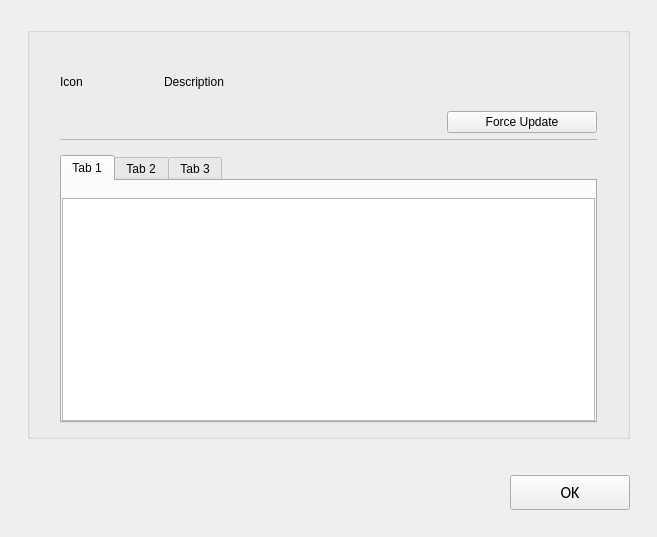
<?xml version="1.0" encoding="UTF-8"?>
<ui version="4.0">
 <class>C_SyvUpNodePropertiesDialog</class>
 <widget class="QWidget" name="C_SyvUpNodePropertiesDialog">
  <property name="geometry">
   <rect>
    <x>0</x>
    <y>0</y>
    <width>657</width>
    <height>537</height>
   </rect>
  </property>
  <property name="windowTitle">
   <string>Form</string>
  </property>
  <layout class="QVBoxLayout" name="verticalLayout" stretch="0,0,0,0">
   <property name="leftMargin">
    <number>27</number>
   </property>
   <property name="topMargin">
    <number>27</number>
   </property>
   <property name="rightMargin">
    <number>27</number>
   </property>
   <property name="bottomMargin">
    <number>0</number>
   </property>
   <item>
    <widget class="stw::opensyde_gui_elements::C_OgeGbx" name="pc_GroupBoxGeneral">
     <property name="title">
      <string/>
     </property>
     <layout class="QVBoxLayout" name="verticalLayout_4" stretch="0,0,0,0,1">
      <property name="spacing">
       <number>0</number>
      </property>
      <property name="leftMargin">
       <number>30</number>
      </property>
      <property name="rightMargin">
       <number>30</number>
      </property>
      <property name="bottomMargin">
       <number>13</number>
      </property>
      <item>
       <spacer name="verticalSpacer">
        <property name="orientation">
         <enum>Qt::Vertical</enum>
        </property>
        <property name="sizeType">
         <enum>QSizePolicy::Fixed</enum>
        </property>
        <property name="sizeHint" stdset="0">
         <size>
          <width>20</width>
          <height>8</height>
         </size>
        </property>
       </spacer>
      </item>
      <item>
       <layout class="QHBoxLayout" name="horizontalLayout_5" stretch="0,1,0">
        <property name="bottomMargin">
         <number>5</number>
        </property>
        <item>
         <layout class="QHBoxLayout" name="horizontalLayout">
          <property name="spacing">
           <number>40</number>
          </property>
          <property name="bottomMargin">
           <number>19</number>
          </property>
          <item>
           <widget class="QLabel" name="pc_LabelIcon">
            <property name="minimumSize">
             <size>
              <width>64</width>
              <height>64</height>
             </size>
            </property>
            <property name="text">
             <string>Icon</string>
            </property>
           </widget>
          </item>
          <item>
           <widget class="stw::opensyde_gui_elements::C_OgeLabGenericNoPaddingNoMargins" name="pc_LabelDescription">
            <property name="text">
             <string>Description</string>
            </property>
           </widget>
          </item>
         </layout>
        </item>
        <item>
         <spacer name="horizontalSpacer">
          <property name="orientation">
           <enum>Qt::Horizontal</enum>
          </property>
          <property name="sizeHint" stdset="0">
           <size>
            <width>40</width>
            <height>20</height>
           </size>
          </property>
         </spacer>
        </item>
        <item>
         <layout class="QVBoxLayout" name="verticalLayout_5">
          <item>
           <spacer name="verticalSpacer_2">
            <property name="orientation">
             <enum>Qt::Vertical</enum>
            </property>
            <property name="sizeHint" stdset="0">
             <size>
              <width>20</width>
              <height>5</height>
             </size>
            </property>
           </spacer>
          </item>
          <item>
           <widget class="stw::opensyde_gui_elements::C_OgePubToolTipBase" name="pc_PushButtonDiscard">
            <property name="styleRole" stdset="0">
             <string>configure</string>
            </property>
            <property name="minimumSize">
             <size>
              <width>150</width>
              <height>0</height>
             </size>
            </property>
            <property name="text">
             <string>Force Update</string>
            </property>
           </widget>
          </item>
         </layout>
        </item>
       </layout>
      </item>
      <item>
       <layout class="QHBoxLayout" name="horizontalLayout_6" stretch="0">
        <property name="spacing">
         <number>0</number>
        </property>
        <property name="topMargin">
         <number>1</number>
        </property>
        <property name="rightMargin">
         <number>0</number>
        </property>
        <property name="bottomMargin">
         <number>0</number>
        </property>
        <item>
         <widget class="stw::opensyde_gui_elements::C_OgeFraSeparator" name="pc_Frame">
          <property name="minimumSize">
           <size>
            <width>0</width>
            <height>1</height>
           </size>
          </property>
          <property name="maximumSize">
           <size>
            <width>16777215</width>
            <height>1</height>
           </size>
          </property>
          <property name="frameShape">
           <enum>QFrame::StyledPanel</enum>
          </property>
          <property name="frameShadow">
           <enum>QFrame::Raised</enum>
          </property>
         </widget>
        </item>
       </layout>
      </item>
      <item>
       <spacer name="verticalSpacer_3">
        <property name="orientation">
         <enum>Qt::Vertical</enum>
        </property>
        <property name="sizeType">
         <enum>QSizePolicy::Fixed</enum>
        </property>
        <property name="sizeHint" stdset="0">
         <size>
          <width>6</width>
          <height>15</height>
         </size>
        </property>
       </spacer>
      </item>
      <item>
       <widget class="stw::opensyde_gui_elements::C_OgeTawAlternative" name="pc_TabWidget">
        <property name="currentIndex">
         <number>0</number>
        </property>
        <widget class="QWidget" name="tab">
         <attribute name="title">
          <string>Tab 1</string>
         </attribute>
         <layout class="QVBoxLayout" name="verticalLayout_2">
          <property name="leftMargin">
           <number>0</number>
          </property>
          <property name="topMargin">
           <number>17</number>
          </property>
          <property name="rightMargin">
           <number>0</number>
          </property>
          <property name="bottomMargin">
           <number>0</number>
          </property>
          <item>
           <widget class="stw::opensyde_gui_elements::C_OgeTedPropertiesComment" name="pc_TextEditDataBlocks"/>
          </item>
         </layout>
        </widget>
        <widget class="QWidget" name="tab_2">
         <attribute name="title">
          <string>Tab 2</string>
         </attribute>
         <layout class="QVBoxLayout" name="verticalLayout_6">
          <property name="leftMargin">
           <number>0</number>
          </property>
          <property name="topMargin">
           <number>17</number>
          </property>
          <property name="rightMargin">
           <number>0</number>
          </property>
          <property name="bottomMargin">
           <number>0</number>
          </property>
          <item>
           <widget class="stw::opensyde_gui_elements::C_OgeTebContextMenuBase" name="pc_ProgressLog">
            <property name="styleRole" stdset="0">
             <string>teb-report</string>
            </property>
           </widget>
          </item>
         </layout>
        </widget>
        <widget class="QWidget" name="tab_3">
         <attribute name="title">
          <string>Tab 3</string>
         </attribute>
         <layout class="QVBoxLayout" name="verticalLayout_3">
          <property name="leftMargin">
           <number>0</number>
          </property>
          <property name="topMargin">
           <number>17</number>
          </property>
          <property name="rightMargin">
           <number>0</number>
          </property>
          <property name="bottomMargin">
           <number>0</number>
          </property>
          <item>
           <widget class="stw::opensyde_gui_elements::C_OgeTedPropertiesComment" name="pc_TextEditFlash"/>
          </item>
         </layout>
        </widget>
       </widget>
      </item>
     </layout>
    </widget>
   </item>
   <item>
    <spacer name="pc_VerticalSpacerButtonsObove">
     <property name="orientation">
      <enum>Qt::Vertical</enum>
     </property>
     <property name="sizeType">
      <enum>QSizePolicy::Fixed</enum>
     </property>
     <property name="sizeHint" stdset="0">
      <size>
       <width>20</width>
       <height>30</height>
      </size>
     </property>
    </spacer>
   </item>
   <item>
    <layout class="QHBoxLayout" name="horizontalLayout_4">
     <property name="rightMargin">
      <number>0</number>
     </property>
     <item>
      <spacer name="horizontalSpacer_4">
       <property name="orientation">
        <enum>Qt::Horizontal</enum>
       </property>
       <property name="sizeHint" stdset="0">
        <size>
         <width>40</width>
         <height>20</height>
        </size>
       </property>
      </spacer>
     </item>
     <item>
      <widget class="QPushButton" name="pc_PushButtonOk">
       <property name="styleRole" stdset="0">
        <string>dialog</string>
       </property>
       <property name="minimumSize">
        <size>
         <width>120</width>
         <height>35</height>
        </size>
       </property>
       <property name="maximumSize">
        <size>
         <width>120</width>
         <height>35</height>
        </size>
       </property>
       <property name="font">
        <font>
         <family>Calibri</family>
         <pointsize>12</pointsize>
        </font>
       </property>
       <property name="text">
        <string>OK</string>
       </property>
      </widget>
     </item>
    </layout>
   </item>
   <item>
    <spacer name="verticalSpacer_5">
     <property name="orientation">
      <enum>Qt::Vertical</enum>
     </property>
     <property name="sizeType">
      <enum>QSizePolicy::Fixed</enum>
     </property>
     <property name="sizeHint" stdset="0">
      <size>
       <width>20</width>
       <height>27</height>
      </size>
     </property>
    </spacer>
   </item>
  </layout>
 </widget>
 <customwidgets>
  <customwidget>
   <class>stw::opensyde_gui_elements::C_OgeFraSeparator</class>
   <extends>QFrame</extends>
   <header>C_OgeFraSeparator.hpp</header>
   <container>1</container>
  </customwidget>
  <customwidget>
   <class>stw::opensyde_gui_elements::C_OgeGbx</class>
   <extends>QGroupBox</extends>
   <header>C_OgeGbx.hpp</header>
   <container>1</container>
  </customwidget>
  <customwidget>
   <class>stw::opensyde_gui_elements::C_OgeTedPropertiesComment</class>
   <extends>QTextEdit</extends>
   <header>C_OgeTedPropertiesComment.hpp</header>
  </customwidget>
  <customwidget>
   <class>stw::opensyde_gui_elements::C_OgePubToolTipBase</class>
   <extends>QPushButton</extends>
   <header>C_OgePubToolTipBase.hpp</header>
  </customwidget>
  <customwidget>
   <class>stw::opensyde_gui_elements::C_OgeLabGenericNoPaddingNoMargins</class>
   <extends>QLabel</extends>
   <header>C_OgeLabGenericNoPaddingNoMargins.hpp</header>
  </customwidget>
  <customwidget>
   <class>stw::opensyde_gui_elements::C_OgeTawAlternative</class>
   <extends>QTabWidget</extends>
   <header>C_OgeTawAlternative.hpp</header>
   <container>1</container>
  </customwidget>
  <customwidget>
   <class>stw::opensyde_gui_elements::C_OgeTebContextMenuBase</class>
   <extends>QTextBrowser</extends>
   <header>C_OgeTebContextMenuBase.hpp</header>
  </customwidget>
 </customwidgets>
 <resources/>
 <connections/>
</ui>
